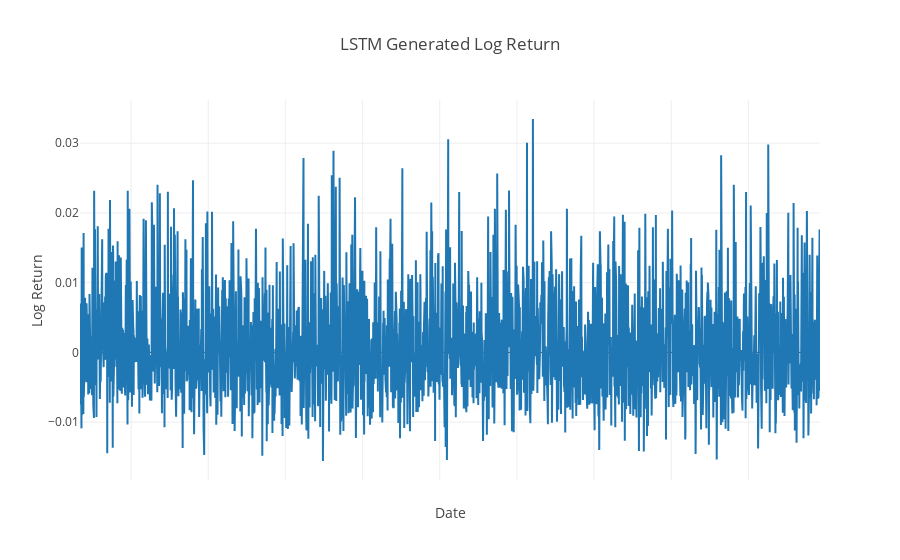

Notebook code cell kept with this figure:
### Markdown cell above
# LSTM Log Return

### Code cell
data = pd.read_excel(data_dir+'/output.xlsx')

title = 'LSTM Generated Log Return'

x_data = list(data['Date'])


y1= list(data['lstm'])

trace0 = go.Scatter(
    x = x_data,
    y = y1,
    name = 'lstm log return',
    line = dict(
        width = 2)
)


df = [trace0]

# Edit the layout
layout = dict(title = title,
              xaxis = dict(title = 'Date',showticklabels=False),
              yaxis = dict(title = 'Log Return'),
              )

fig = dict(data=df, layout=layout)
iplot(fig, filename='styled-line')

### Figure 1 — Plotly figure (JSON) as saved in the notebook; plotly's stock layout.template omitted (floating-point values rounded to 4 significant figures; data arrays with more than 128 entries replaced by an {"elided": "..."} marker saying what was removed)
{"data": [{"line": {"width": 2}, "name": "lstm log return", "type": "scatter", "uid": "5ef6cafb-9ec5-4f0d-9df9-f027a7208417", "x": {"elided": "2417 str values"}, "y": {"elided": "2417 float values"}}], "layout": {"title": {"text": "LSTM Generated Log Return"}, "xaxis": {"showticklabels": false, "title": {"text": "Date"}}, "yaxis": {"title": {"text": "Log Return"}}}}
